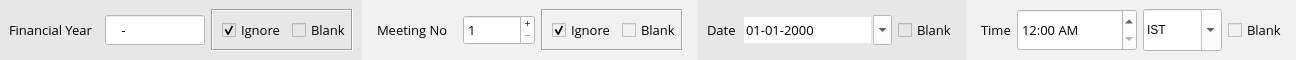
    <widget class="QWidget" name="widget_9" native="true">
     <property name="minimumSize">
      <size>
       <width>0</width>
       <height>50</height>
      </size>
     </property>
     <property name="maximumSize">
      <size>
       <width>16777215</width>
       <height>60</height>
      </size>
     </property>
     <property name="font">
      <font>
       <family>Open Sans</family>
       <pointsize>10</pointsize>
       <stylestrategy>PreferAntialias</stylestrategy>
      </font>
     </property>
     <property name="styleSheet">
      <string notr="true">background-color: rgb(241, 241, 241);</string>
     </property>
     <layout class="QHBoxLayout" name="horizontalLayout_4">
      <property name="leftMargin">
       <number>0</number>
      </property>
      <property name="topMargin">
       <number>0</number>
      </property>
      <property name="rightMargin">
       <number>0</number>
      </property>
      <property name="bottomMargin">
       <number>0</number>
      </property>
      <item>
       <widget class="QWidget" name="widget_8" native="true">
        <property name="minimumSize">
         <size>
          <width>0</width>
          <height>0</height>
         </size>
        </property>
        <property name="maximumSize">
         <size>
          <width>16777215</width>
          <height>16777215</height>
         </size>
        </property>
        <property name="font">
         <font>
          <family>Open Sans</family>
          <pointsize>10</pointsize>
          <stylestrategy>PreferAntialias</stylestrategy>
         </font>
        </property>
        <property name="styleSheet">
         <string notr="true">background-color: rgb(231, 231, 231);</string>
        </property>
        <layout class="QHBoxLayout" name="horizontalLayout_9">
         <item>
          <widget class="QLabel" name="label_2">
           <property name="minimumSize">
            <size>
             <width>90</width>
             <height>0</height>
            </size>
           </property>
           <property name="maximumSize">
            <size>
             <width>90</width>
             <height>16777215</height>
            </size>
           </property>
           <property name="font">
            <font>
             <family>Open Sans</family>
             <pointsize>10</pointsize>
             <stylestrategy>PreferAntialias</stylestrategy>
            </font>
           </property>
           <property name="styleSheet">
            <string notr="true">background-color: rgb(231, 231, 231);</string>
           </property>
           <property name="text">
            <string>Financial Year</string>
           </property>
          </widget>
         </item>
         <item>
          <widget class="QLineEdit" name="fy_2">
           <property name="sizePolicy">
            <sizepolicy hsizetype="Expanding" vsizetype="Expanding">
             <horstretch>0</horstretch>
             <verstretch>0</verstretch>
            </sizepolicy>
           </property>
           <property name="minimumSize">
            <size>
             <width>100</width>
             <height>30</height>
            </size>
           </property>
           <property name="maximumSize">
            <size>
             <width>100</width>
             <height>30</height>
            </size>
           </property>
           <property name="font">
            <font>
             <family>Open Sans</family>
             <pointsize>10</pointsize>
             <stylestrategy>PreferAntialias</stylestrategy>
            </font>
           </property>
           <property name="styleSheet">
            <string notr="true">background-color: rgb(255, 255, 255);</string>
           </property>
           <property name="inputMask">
            <string>9999-99</string>
           </property>
          </widget>
         </item>
         <item>
          <widget class="QFrame" name="frame_2">
           <property name="frameShape">
            <enum>QFrame::Box</enum>
           </property>
           <property name="frameShadow">
            <enum>QFrame::Sunken</enum>
           </property>
           <layout class="QHBoxLayout" name="horizontalLayout_3">
            <property name="leftMargin">
             <number>9</number>
            </property>
            <property name="topMargin">
             <number>0</number>
            </property>
            <property name="rightMargin">
             <number>0</number>
            </property>
            <property name="bottomMargin">
             <number>0</number>
            </property>
            <item>
             <widget class="QCheckBox" name="ignoreFY">
              <property name="font">
               <font>
                <family>Open Sans</family>
                <pointsize>10</pointsize>
                <stylestrategy>PreferAntialias</stylestrategy>
               </font>
              </property>
              <property name="styleSheet">
               <string notr="true">background-color: rgb(231, 231, 231);</string>
              </property>
              <property name="text">
               <string>Ignore</string>
              </property>
              <property name="checked">
               <bool>true</bool>
              </property>
              <property name="autoExclusive">
               <bool>false</bool>
              </property>
             </widget>
            </item>
            <item>
             <widget class="QCheckBox" name="blankFy">
              <property name="font">
               <font>
                <family>Open Sans</family>
                <pointsize>10</pointsize>
                <stylestrategy>PreferAntialias</stylestrategy>
               </font>
              </property>
              <property name="text">
               <string>Blank</string>
              </property>
              <property name="autoExclusive">
               <bool>false</bool>
              </property>
             </widget>
            </item>
           </layout>
          </widget>
         </item>
        </layout>
       </widget>
      </item>
      <item>
       <widget class="QWidget" name="widget_10" native="true">
        <property name="font">
         <font>
          <family>Open Sans</family>
          <pointsize>10</pointsize>
          <stylestrategy>PreferAntialias</stylestrategy>
         </font>
        </property>
        <layout class="QHBoxLayout" name="horizontalLayout_11">
         <item>
          <widget class="QLabel" name="label_9">
           <property name="sizePolicy">
            <sizepolicy hsizetype="Expanding" vsizetype="Expanding">
             <horstretch>0</horstretch>
             <verstretch>0</verstretch>
            </sizepolicy>
           </property>
           <property name="minimumSize">
            <size>
             <width>80</width>
             <height>0</height>
            </size>
           </property>
           <property name="maximumSize">
            <size>
             <width>80</width>
             <height>16777215</height>
            </size>
           </property>
           <property name="font">
            <font>
             <family>Open Sans</family>
             <pointsize>10</pointsize>
             <stylestrategy>PreferAntialias</stylestrategy>
            </font>
           </property>
           <property name="styleSheet">
            <string notr="true">background-color: rgb(241, 241, 241);</string>
           </property>
           <property name="text">
            <string>Meeting No</string>
           </property>
          </widget>
         </item>
         <item>
          <widget class="QSpinBox" name="MeetingNo">
           <property name="sizePolicy">
            <sizepolicy hsizetype="Minimum" vsizetype="Expanding">
             <horstretch>0</horstretch>
             <verstretch>0</verstretch>
            </sizepolicy>
           </property>
           <property name="minimumSize">
            <size>
             <width>0</width>
             <height>30</height>
            </size>
           </property>
           <property name="maximumSize">
            <size>
             <width>16777215</width>
             <height>30</height>
            </size>
           </property>
           <property name="font">
            <font>
             <family>Open Sans</family>
             <pointsize>10</pointsize>
             <stylestrategy>PreferAntialias</stylestrategy>
            </font>
           </property>
           <property name="styleSheet">
            <string notr="true">background-color: rgb(255, 255, 255);</string>
           </property>
           <property name="wrapping">
            <bool>false</bool>
           </property>
           <property name="buttonSymbols">
            <enum>QAbstractSpinBox::PlusMinus</enum>
           </property>
           <property name="minimum">
            <number>1</number>
           </property>
           <property name="maximum">
            <number>999999</number>
           </property>
           <property name="value">
            <number>1</number>
           </property>
          </widget>
         </item>
         <item>
          <widget class="QFrame" name="frame_2">
           <property name="frameShape">
            <enum>QFrame::Box</enum>
           </property>
           <property name="frameShadow">
            <enum>QFrame::Sunken</enum>
           </property>
           <layout class="QHBoxLayout" name="horizontalLayout_8">
            <property name="topMargin">
             <number>0</number>
            </property>
            <property name="rightMargin">
             <number>0</number>
            </property>
            <property name="bottomMargin">
             <number>0</number>
            </property>
            <item>
             <widget class="QCheckBox" name="ignoreMeetingNo">
              <property name="minimumSize">
               <size>
                <width>30</width>
                <height>0</height>
               </size>
              </property>
              <property name="maximumSize">
               <size>
                <width>120</width>
                <height>16777215</height>
               </size>
              </property>
              <property name="font">
               <font>
                <family>Open Sans</family>
                <pointsize>10</pointsize>
                <stylestrategy>PreferAntialias</stylestrategy>
               </font>
              </property>
              <property name="styleSheet">
               <string notr="true">background-color: rgb(241, 241, 241);</string>
              </property>
              <property name="text">
               <string>Ignore</string>
              </property>
              <property name="checked">
               <bool>true</bool>
              </property>
             </widget>
            </item>
            <item>
             <widget class="QCheckBox" name="blankMN">
              <property name="font">
               <font>
                <family>Open Sans</family>
                <pointsize>10</pointsize>
                <stylestrategy>PreferAntialias</stylestrategy>
               </font>
              </property>
              <property name="text">
               <string>Blank</string>
              </property>
             </widget>
            </item>
           </layout>
          </widget>
         </item>
        </layout>
       </widget>
      </item>
      <item>
       <widget class="QWidget" name="widget_13" native="true">
        <property name="font">
         <font>
          <family>Open Sans</family>
          <pointsize>10</pointsize>
          <stylestrategy>PreferAntialias</stylestrategy>
         </font>
        </property>
        <property name="styleSheet">
         <string notr="true">background-color: rgb(231, 231, 231);</string>
        </property>
        <layout class="QHBoxLayout" name="horizontalLayout_12">
         <item>
          <widget class="QLabel" name="label_5">
           <property name="font">
            <font>
             <family>Open Sans</family>
             <pointsize>10</pointsize>
             <stylestrategy>PreferAntialias</stylestrategy>
            </font>
           </property>
           <property name="styleSheet">
            <string notr="true">background-color: rgb(231, 231, 231);</string>
           </property>
           <property name="text">
            <string>Date</string>
           </property>
          </widget>
         </item>
         <item>
          <widget class="QDateEdit" name="DateSelection">
           <property name="minimumSize">
            <size>
             <width>150</width>
             <height>30</height>
            </size>
           </property>
           <property name="maximumSize">
            <size>
             <width>150</width>
             <height>16777215</height>
            </size>
           </property>
           <property name="font">
            <font>
             <family>Open Sans</family>
             <pointsize>10</pointsize>
             <stylestrategy>PreferAntialias</stylestrategy>
            </font>
           </property>
           <property name="styleSheet">
            <string notr="true">background-color: rgb(255, 255, 255);</string>
           </property>
           <property name="frame">
            <bool>false</bool>
           </property>
           <property name="buttonSymbols">
            <enum>QAbstractSpinBox::UpDownArrows</enum>
           </property>
           <property name="accelerated">
            <bool>false</bool>
           </property>
           <property name="correctionMode">
            <enum>QAbstractSpinBox::CorrectToPreviousValue</enum>
           </property>
           <property name="showGroupSeparator" stdset="0">
            <bool>true</bool>
           </property>
           <property name="currentSection">
            <enum>QDateTimeEdit::YearSection</enum>
           </property>
           <property name="displayFormat">
            <string>dd-MM-yyyy</string>
           </property>
           <property name="calendarPopup">
            <bool>true</bool>
           </property>
           <property name="currentSectionIndex">
            <number>2</number>
           </property>
          </widget>
         </item>
         <item>
          <widget class="QCheckBox" name="blankDate">
           <property name="font">
            <font>
             <family>Open Sans</family>
             <pointsize>10</pointsize>
             <stylestrategy>PreferAntialias</stylestrategy>
            </font>
           </property>
           <property name="text">
            <string>Blank</string>
           </property>
          </widget>
         </item>
        </layout>
       </widget>
      </item>
      <item>
       <widget class="QWidget" name="widget_14" native="true">
        <property name="minimumSize">
         <size>
          <width>120</width>
          <height>0</height>
         </size>
        </property>
        <property name="maximumSize">
         <size>
          <width>400</width>
          <height>16777215</height>
         </size>
        </property>
        <property name="font">
         <font>
          <family>Open Sans</family>
          <pointsize>10</pointsize>
          <stylestrategy>PreferAntialias</stylestrategy>
         </font>
        </property>
        <layout class="QHBoxLayout" name="horizontalLayout_10">
         <item>
          <widget class="QLabel" name="label_6">
           <property name="minimumSize">
            <size>
             <width>30</width>
             <height>0</height>
            </size>
           </property>
           <property name="maximumSize">
            <size>
             <width>30</width>
             <height>16777215</height>
            </size>
           </property>
           <property name="font">
            <font>
             <family>Open Sans</family>
             <pointsize>10</pointsize>
             <stylestrategy>PreferAntialias</stylestrategy>
            </font>
           </property>
           <property name="styleSheet">
            <string notr="true">background-color: rgb(241, 241, 241);</string>
           </property>
           <property name="text">
            <string>Time</string>
           </property>
          </widget>
         </item>
         <item>
          <widget class="QTimeEdit" name="TimeSelect">
           <property name="sizePolicy">
            <sizepolicy hsizetype="Expanding" vsizetype="Expanding">
             <horstretch>0</horstretch>
             <verstretch>0</verstretch>
            </sizepolicy>
           </property>
           <property name="minimumSize">
            <size>
             <width>120</width>
             <height>30</height>
            </size>
           </property>
           <property name="maximumSize">
            <size>
             <width>180</width>
             <height>16777215</height>
            </size>
           </property>
           <property name="font">
            <font>
             <family>Open Sans</family>
             <pointsize>10</pointsize>
             <stylestrategy>PreferAntialias</stylestrategy>
            </font>
           </property>
           <property name="styleSheet">
            <string notr="true">background-color: rgb(255, 255, 255);</string>
           </property>
           <property name="frame">
            <bool>true</bool>
           </property>
           <property name="displayFormat">
            <string>h:mm AP</string>
           </property>
          </widget>
         </item>
         <item>
          <widget class="QComboBox" name="TMZ">
           <property name="sizePolicy">
            <sizepolicy hsizetype="Expanding" vsizetype="Expanding">
             <horstretch>0</horstretch>
             <verstretch>0</verstretch>
            </sizepolicy>
           </property>
           <property name="maximumSize">
            <size>
             <width>180</width>
             <height>16777215</height>
            </size>
           </property>
           <property name="font">
            <font>
             <family>Open Sans</family>
             <pointsize>10</pointsize>
             <stylestrategy>PreferAntialias</stylestrategy>
            </font>
           </property>
           <property name="styleSheet">
            <string notr="true">background-color: rgb(255, 255, 255);</string>
           </property>
           <property name="editable">
            <bool>true</bool>
           </property>
           <item>
            <property name="text">
             <string>IST</string>
            </property>
           </item>
           <item>
            <property name="text">
             <string>GMT</string>
            </property>
           </item>
           <item>
            <property name="text">
             <string>AST</string>
            </property>
           </item>
           <item>
            <property name="text">
             <string>ET</string>
            </property>
           </item>
          </widget>
         </item>
         <item>
          <widget class="QCheckBox" name="blankTime">
           <property name="font">
            <font>
             <family>Open Sans</family>
             <pointsize>10</pointsize>
             <stylestrategy>PreferAntialias</stylestrategy>
            </font>
           </property>
           <property name="text">
            <string>Blank</string>
           </property>
          </widget>
         </item>
        </layout>
       </widget>
      </item>
     </layout>
    </widget>
